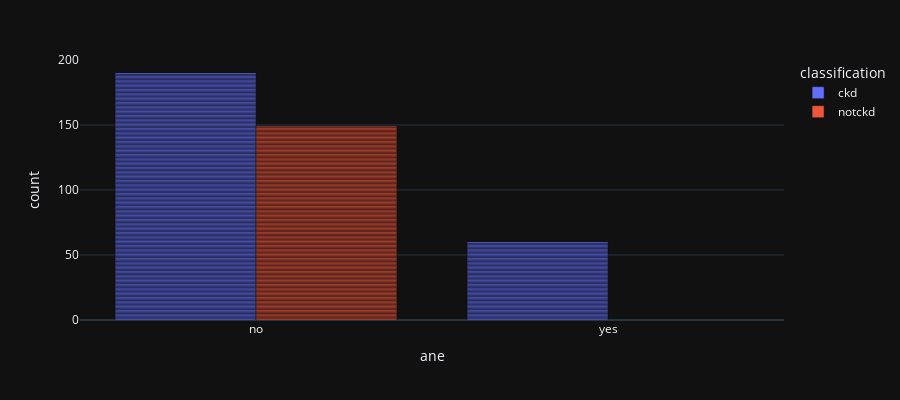

Here is the notebook cell this chart was saved with:
### Code cell
px.bar(df, x="ane", color='classification', barmode='group', template = 'plotly_dark', height = 400)

### Figure 1 — Plotly figure (JSON) as saved in the notebook; plotly's stock layout.template omitted (floating-point values rounded to 4 significant figures; data arrays with more than 128 entries replaced by an {"elided": "..."} marker saying what was removed)
{"data": [{"alignmentgroup": "True", "hovertemplate": "classification=ckd<br>ane=%{x}<br>count=%{y}<extra></extra>", "legendgroup": "ckd", "marker": {"color": "#636efa", "pattern": {"shape": ""}}, "name": "ckd", "offsetgroup": "ckd", "orientation": "v", "showlegend": true, "textposition": "auto", "type": "bar", "x": {"elided": "250 str values"}, "xaxis": "x", "y": {"elided": "250 int values"}, "yaxis": "y"}, {"alignmentgroup": "True", "hovertemplate": "classification=notckd<br>ane=%{x}<br>count=%{y}<extra></extra>", "legendgroup": "notckd", "marker": {"color": "#EF553B", "pattern": {"shape": ""}}, "name": "notckd", "offsetgroup": "notckd", "orientation": "v", "showlegend": true, "textposition": "auto", "type": "bar", "x": {"elided": "150 str values"}, "xaxis": "x", "y": {"elided": "150 int values"}, "yaxis": "y"}], "layout": {"barmode": "group", "height": 400, "legend": {"title": {"text": "classification"}, "tracegroupgap": 0}, "margin": {"t": 60}, "xaxis": {"anchor": "y", "domain": [0, 1], "title": {"text": "ane"}}, "yaxis": {"anchor": "x", "domain": [0, 1], "title": {"text": "count"}}}}
